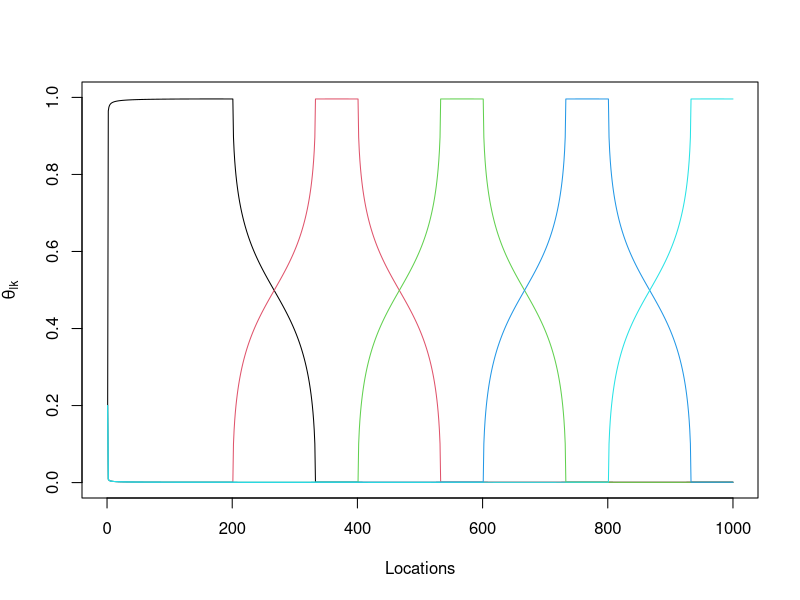

The R source for this figure:
# Generating Parameters

rm(list=ls(all=TRUE))

# Sets the starting number for random number generation so results will be the same every time they are run.
set.seed(4)
nloc=1000 #number of locations
nspp=200 #number of species
ncommun=5 #number of groups
base=floor(nloc/(ncommun-2))
nobs=5 #number of observation per location
#generate thetas-> the proportions of different groups occurring in each location
x=seq(from=-1,to=1,length.out=base)
y=sqrt(1-(x^2))*0.1
min1=0.0001
y[y<min1]=min1
init=floor(nloc/ncommun)
seq1=c(seq(from=1,to=nloc,by=init),nloc)
theta=matrix(min1,nloc,ncommun)
for (i in 1:ncommun){
  seq2=seq1[i]:(seq1[i]+base-1)
  seq3=seq2[seq2<=nloc]
  theta[seq3,i]=y[1:length(seq3)]
}
theta=theta/matrix(apply(theta,1,sum),nloc,ncommun)
theta.true=theta

#visualize thetas
plot(NA,NA,xlim=c(0,nloc),ylim=c(0,1),xlab='Locations',ylab=expression(theta[lk]))
for (i in 1:ncommun) lines(1:nloc,theta[,i],col=i)

#generate the id for each location (loc.id)
loc.id=rep(1:nloc,each=nobs) #nobs observations for each location
#generate phi's-> the probabilities of species belonging to each group
# Creates a matrix with 200 columns, 5 rows and NAs as values
phi=matrix(NA,ncommun,nspp)
# This generates random numbers from a Beta distribution (rbeta(number of observations, alpha, beta)). alpha and beta are parameters that determine the shape of the distribution. 0.5 for both yields a basically u-shaped density distribution (think normal distribution- this is actually a density distribution showing the distribution of values found in the dataset) with extreme ends as asymptotes- skewing probabilities toward the high and low ends. The outputs are added as the values in the 5 x 200 matrix-> these are the probabilities of a species (column) belonging to a group (row)
phi[]=rbeta(ncommun*nspp,0.5,0.5)
# This selects the first five species (1:5) and makes each sequential group (1:5) have 100% membership probability with the rest have 0%. That way at least one species will be totally different between the groups.
phi[,1:ncommun]=diag(1,ncommun) #to ensure that groups have distinct species composition
phi.true=phi
